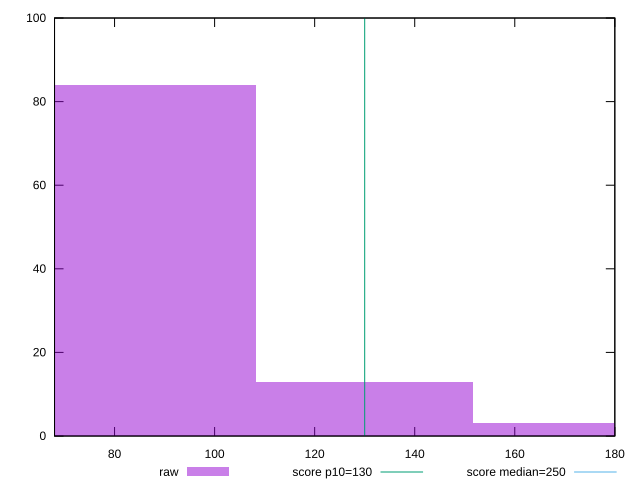

The gnuplot source for this figure:
reset

$raw <<EOF
129.91208407166903 13
173.21611209555869 3
86.60805604777934 84
EOF

set key outside below
set boxwidth 43.30402802388967
set xrange [68:180]
set yrange [0:100]
set trange [0:100]
set style fill transparent solid 0.5 noborder

set parametric
set terminal svg size 640, 490 enhanced background rgb 'white'
set output "report_00017_2021-02-10T15-08-03.406Z/max-potential-fid/samples/pages+cached+noadtech+nomedia+nocss/raw/histogram.svg"

plot $raw title "raw" with boxes, \
     130,t title "score p10=130", \
     250,t title "score median=250"

reset
